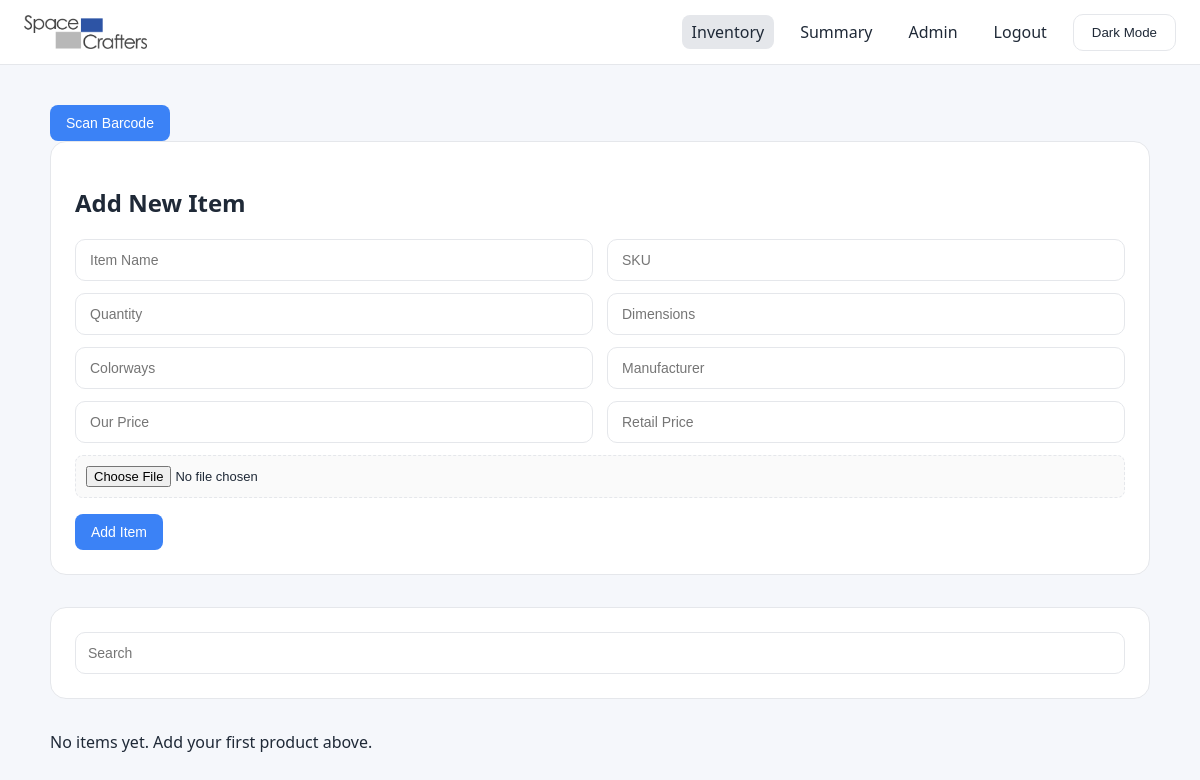
Page / (signed in) on the earlier database version.
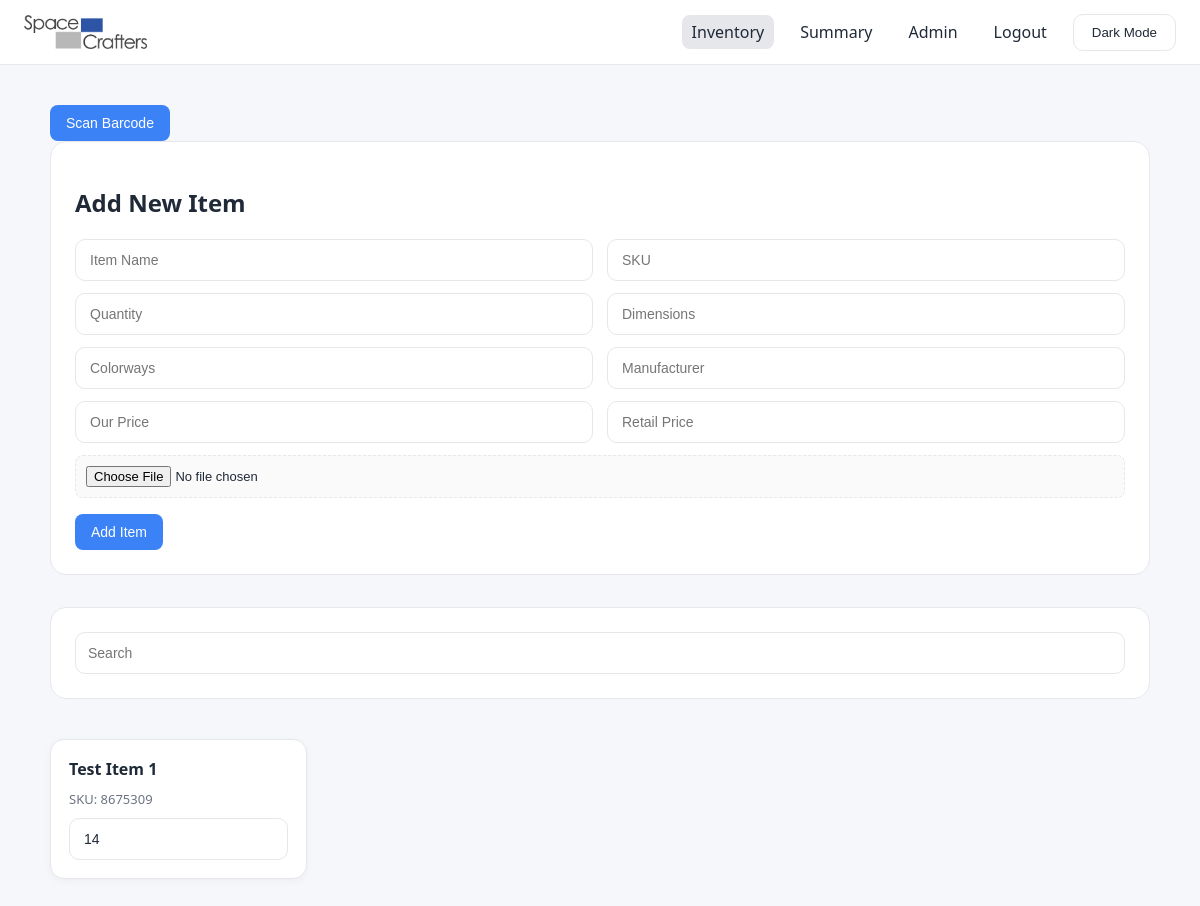
Same page on the later database version.
### models.py (models this page shows, shortened)
class Item(db.Model):
    __tablename__ = "items"
    id = db.Column(db.Integer, primary_key=True)
    name = db.Column(db.String(200), nullable=False)
    sku = db.Column(db.String(100), unique=True, nullable=False)
    quantity = db.Column(db.Integer, default=0)
    weight = db.Column(db.String(50))
    dimensions = db.Column(db.String(200))
    colorways = db.Column(db.String(200))
    manufacturer = db.Column(db.String(200))
    cost_price = db.Column(db.Float, default=0)
    retail_price = db.Column(db.Float, default=0)
    order_link = db.Column(db.String(300))
    barcode_path = db.Column(db.String(300))
    image_path = db.Column(db.String(300))

### app.py (the view, shortened to what this page needs)
@app.route("/", methods=["GET", "POST"])
@login_required
def index():
    items = Item.query.all()
    return render_template("index.html", items=items)

### app.py (called while the page is built)
@login_manager.user_loader
def load_user(user_id):
    return db.session.get(User, int(user_id))

### models.py (called while the page is built)
    @property
    def is_active(self):
        return True

    @property
    def is_admin(self):
        return self.role == "admin"

### templates/index.html (shortened to what this page needs)
{% extends "base.html" %}
{% block content %}
<button class="primary-btn" onclick="openScanner()">
  Scan Barcode
</button>
<div class="container">
  <div class="card">
    <h2>Add New Item</h2>
    <form method="POST" action="{{ url_for('index') }}" enctype="multipart/form-data">
      <div class="form-row">
        <input type="text" name="name" placeholder="Item Name" required>
        <input type="text" name="sku" placeholder="SKU">
      </div>
      <div class="form-row">
        <input type="number" name="quantity" placeholder="Quantity">
        <input type="text" name="dimensions" placeholder="Dimensions">
      </div>
      <div class="form-row">
        <input type="text" name="colorways" placeholder="Colorways">
        <input type="text" name="manufacturer" placeholder="Manufacturer">
      </div>
      <div class="form-row">
        <input type="number" step="0.01" name="cost_price" placeholder="Our Price">
        <input type="number" step="0.01" name="retail_price" placeholder="Retail Price">
      </div>
      <input type="file" name="image">
      <button type="submit" class="primary-btn">Add Item</button>
    </form>
  </div>
  <div class="card">
    <input type="text" id="searchInput" placeholder="Search">
  </div>
  {% if items|length == 0 %}
    <p>No items yet. Add your first product above.</p>
  {% endif %}
<div class="item-grid">
  {% for item in items %}
  <div class="item-card" data-id="{{ item.id }}">
    <h3>{{ item.name }}</h3>
    <p>SKU: {{ item.sku }}</p>
    <input
      id="qty-{{ item.id }}"
      type="number"
      value="{{ item.quantity }}"
      onclick="event.stopPropagation()"
      onchange="updatePreviewQty({{ item.id }}, this.value)"
    >
  </div>
  {% endfor %}
</div>
</div>
{% endblock %}

Differences in the rows shown:
added Item: name "Test Item 1", sku "8675309", quantity "14"
Other differences:
text no longer shown: "No items yet. Add your first product above."
